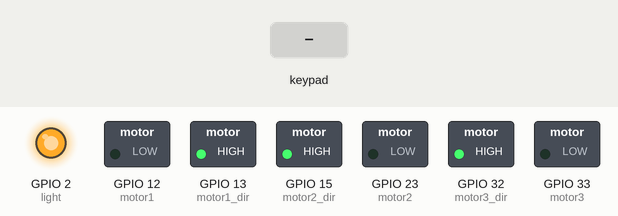
This sketch was run on a simulated ESP32. On the bench: switched loads named in the sketch (green lamp = pin HIGH), output pins drawn as LEDs (lit = HIGH). The test bench sets the inputs (shaded band). Nothing arrives over Bluetooth unless stated; what the sketch prints to the serial monitor is not drawn.

Above: at 1.2 s.
1.3 s: key 'U' pressed
At 1.53 s:
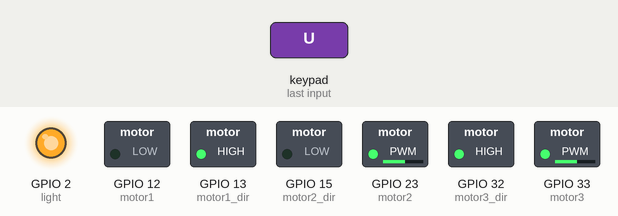
3.2 s: key 'D' pressed
At 3.43 s:
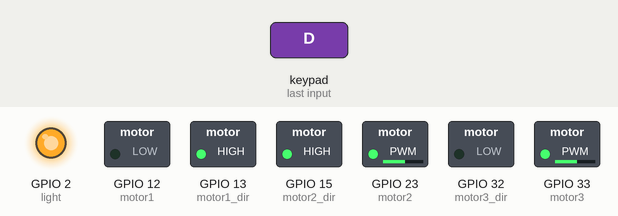
5.1 s: key 'L' pressed
At 5.33 s:
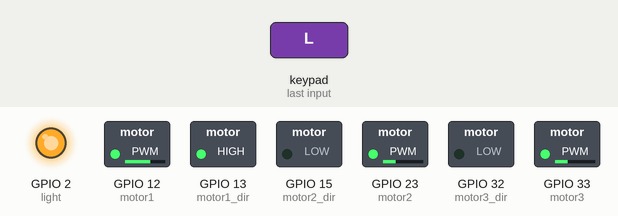
7.0 s: key 'R' pressed
At 7.23 s:
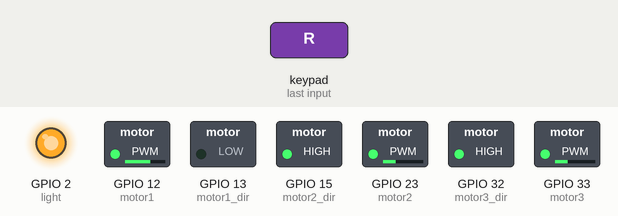
Timing chart, 0 to 9.9 s (numbered marks = the images above; inputs shaded):
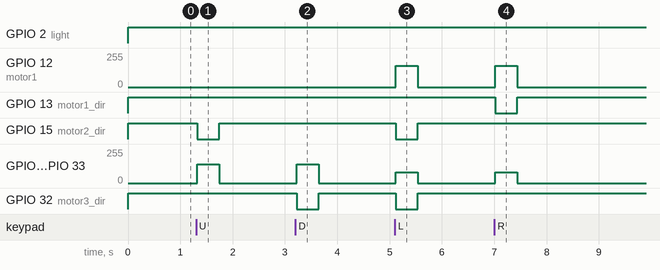

Measured:
- after the input at 1.3 s, GPIO 15 (motor2_dir): HIGH → LOW at once, → HIGH 0.42 s later; GPIO 23 (motor2), GPIO 33 (motor3): 0/255 → 140/255 at once, → 0/255 0.42 s later
- after the input at 3.2 s, GPIO 23 (motor2), GPIO 33 (motor3): 0/255 → 140/255 at once, → 0/255 0.42 s later; GPIO 32 (motor3_dir): HIGH → LOW at once, → HIGH 0.42 s later
- after the input at 5.1 s, GPIO 12 (motor1): 0/255 → 161/255 at once, → 0/255 0.42 s later; GPIO 15 (motor2_dir), GPIO 32 (motor3_dir): HIGH → LOW at once, → HIGH 0.42 s later; GPIO 23 (motor2), GPIO 33 (motor3): 0/255 → 80/255 at once, → 0/255 0.42 s later
- after the input at 7.0 s, GPIO 12 (motor1): 0/255 → 161/255 at once, → 0/255 0.42 s later; GPIO 13 (motor1_dir): HIGH → LOW at once, → HIGH 0.42 s later; GPIO 23 (motor2), GPIO 33 (motor3): 0/255 → 80/255 at once, → 0/255 0.42 s later

The sketch:

ps4-omni-robot.ino
```cpp
#include <PS4Controller.h>
#include <Wire.h>
#include <math.h>

// ESP32 defalt light pin
const int light = 2;
// motor pins
const int motor1 = 12;
const int motor2 = 23;
const int motor3 = 33;
// motor direction pins
const int motor1_dir = 13;
const int motor2_dir = 15;
const int motor3_dir = 32;

// important varialbes
float k = 0.7f;                                // speed factor
int w1 = 0, w2 = 0, w3 = 0;                    // angular velocity of wheels
int w1_dir = LOW, w2_dir = LOW, w3_dir = LOW;  // direction of each wheels
int delay_on_click = 200;                      // delay after clicking on buttons
int maxspeed = 200;                            // maxspeed to while we controlling bot by left arrows of ps4
int front = 1;

void setup() {
  Serial.begin(115200);

  // PS4 setup
  PS4.begin();
  Serial.println("Ready.");
  pinMode(light, OUTPUT);
  pinMode(motor1, OUTPUT);
  pinMode(motor2, OUTPUT);
  pinMode(motor3, OUTPUT);
  pinMode(motor1_dir, OUTPUT);
  pinMode(motor2_dir, OUTPUT);
  pinMode(motor3_dir, OUTPUT);
}


void func(int x, int y, int w, int &w1, int &w2, int &w3, int &w1_dir, int &w2_dir, int &w3_dir) {
  float fw1 = 1.155f * y + w / 3.0f;
  float fw2 = -x - 0.577f * y + w / 3.0f;
  float fw3 = x - 0.577f * y + w / 3.0f;

  // setting up directions of wheel
  if (fw1 < 0) {
    fw1 = -fw1;
    w1_dir = LOW;
  } else w1_dir = HIGH;
  if (fw2 < 0) {
    fw2 = -fw2;
    w2_dir = LOW;
  } else w2_dir = HIGH;
  if (fw3 < 0) {
    fw3 = -fw3;
    w3_dir = LOW;
  } else w3_dir = HIGH;

  // changing speed by the factor of k
  fw1 = fw1 * k;
  fw2 = fw2 * k;
  fw3 = fw3 * k;

  w1 = (int)fw1;
  w2 = (int)fw2;
  w3 = (int)fw3;
}


void loop() {
  if (PS4.isConnected()) {
    // PS4 connected feedback
    digitalWrite(light, HIGH);

    // rotation of bot by trigger values;
    int L2_val = PS4.L2Value();
    int R2_val = PS4.R2Value();
    int w = L2_val - R2_val;

    int x, y;

    if (PS4.Triangle()) {
      front = -front;
      delay(delay_on_click);
    }
    // controlling bot by arrow buttons
    if (PS4.Up() || PS4.Down() || PS4.Left() || PS4.Right()) {
      int a = 0;
      int b = 0;
      if (PS4.Up()) a = 1;
      else if (PS4.Down()) a = -1;
      if (PS4.Left()) b = 1;
      else if (PS4.Right()) b = -1;
      x = maxspeed*a;
      y = maxspeed*b;
    } else {
      x = PS4.LStickY();
      y = -PS4.LStickX();
    }
    x *= front;
    y *= front;

    // speed controlling
    if (PS4.L1() && k > 0.3f) {
      k -= 0.1f;
      delay(delay_on_click);
    } else if (PS4.R1() && k < 0.9f) {
      k += 0.1f;
      delay(delay_on_click);
    }

    if (abs(x) < 10) x = 0;
    if (abs(y) < 10) y = 0;
    if (abs(w) < 10) w = 0;
    func(x, y, w, w1, w2, w3, w1_dir, w2_dir, w3_dir);
    analogWrite(motor1, w1);
    analogWrite(motor2, w2);
    analogWrite(motor3, w3);
    digitalWrite(motor1_dir, w1_dir);
    digitalWrite(motor2_dir, w2_dir);
    digitalWrite(motor3_dir, w3_dir);
  } else {
    digitalWrite(light, HIGH);
    delay(1000);
    digitalWrite(light, LOW);
    delay(1000);
  }
}
```
